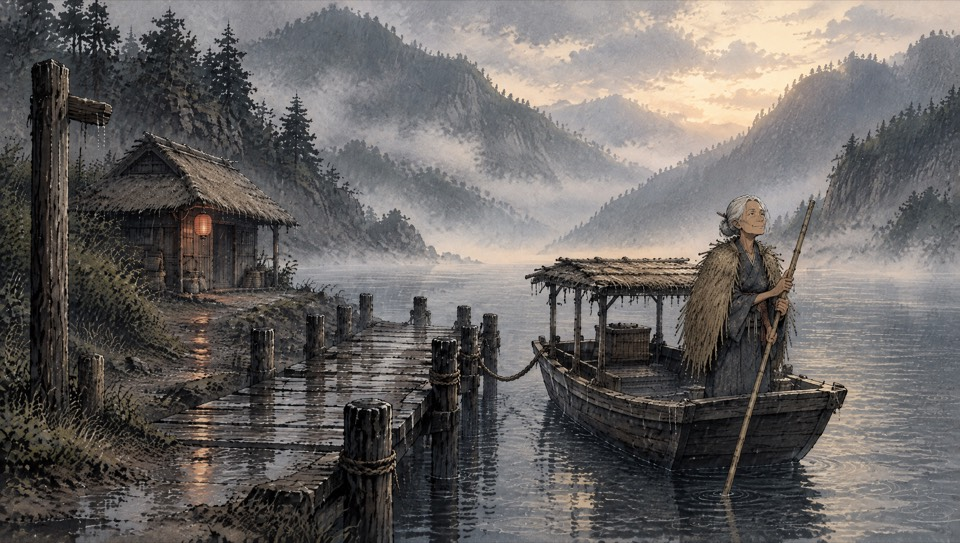
#> input picture films/rain-ferry/assets/ref/board.jpg, 960 x 543 px, given in place of f_0005.jpg, which was not available
$ python strip.py ../../../../films/rain-ferry/assets/ref/board.jpg 5 5 ../../../../films/rain-ferry/assets/ref/charge.jpg
#> lines starting #> are read from the running program, lines starting #| are printed output that depends on the picture; pictures that were not available may be replaced by others from this repository, and a replacement may not be noted
"""Make a labelled strip of consecutive frames: python strip.py <frames_dir> <f0> <f1> <out.jpg> [--w 450] [--cols 8]"""
import os
import sys

import cv2
import numpy as np


def main():
    src, f0, f1, out = sys.argv[1], int(sys.argv[2]), int(sys.argv[3]), sys.argv[4]
    w = int(sys.argv[sys.argv.index("--w") + 1]) if "--w" in sys.argv else 450
    cols = int(sys.argv[sys.argv.index("--cols") + 1]) if "--cols" in sys.argv else 8
    tiles = []
    for f in range(f0, f1 + 1):
        im = cv2.imread(os.path.join(src, f"f_{f:04d}.jpg"))
#> im is the input picture: shape (543, 960, 3); mean B, G, R 99, 100.9, 104.7
        if im is None:
            continue
        im = cv2.resize(im, (w, int(im.shape[0] * w / im.shape[1])), interpolation=cv2.INTER_AREA)
#> im: shape (254, 450, 3)
        cv2.putText(im, str(f), (8, 30), cv2.FONT_HERSHEY_SIMPLEX, 0.9, (0, 0, 0), 4, cv2.LINE_AA)
        cv2.putText(im, str(f), (8, 30), cv2.FONT_HERSHEY_SIMPLEX, 0.9, (0, 255, 255), 2, cv2.LINE_AA)
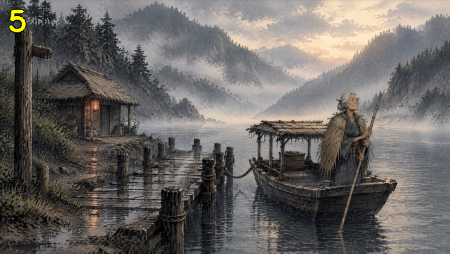
#> im: shape (254, 450, 3); mean B, G, R 98.9, 101.2, 105
        tiles.append(im)
    blank = np.zeros_like(tiles[0])
    while len(tiles) % cols:
        tiles.append(blank)
#> this loop made 7 passes
#> after the loop, tiles = 8 items
    rows = [np.hstack(tiles[i:i + cols]) for i in range(0, len(tiles), cols)]
#> rows = 1 item
    cv2.imwrite(out, np.vstack(rows), [cv2.IMWRITE_JPEG_QUALITY, 88])
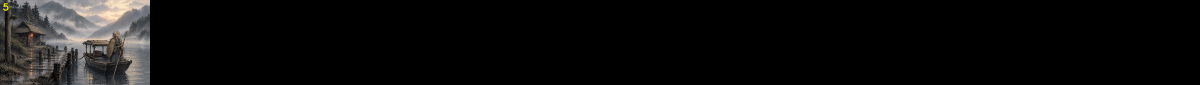
#> saved as charge.jpg: shape (254, 3600, 3) (shown at 1/3 size); mean B, G, R 12.4, 12.7, 13.1


if __name__ == "__main__":
    main()

$ run again, on films/rain-ferry/assets/ref/cross.jpg
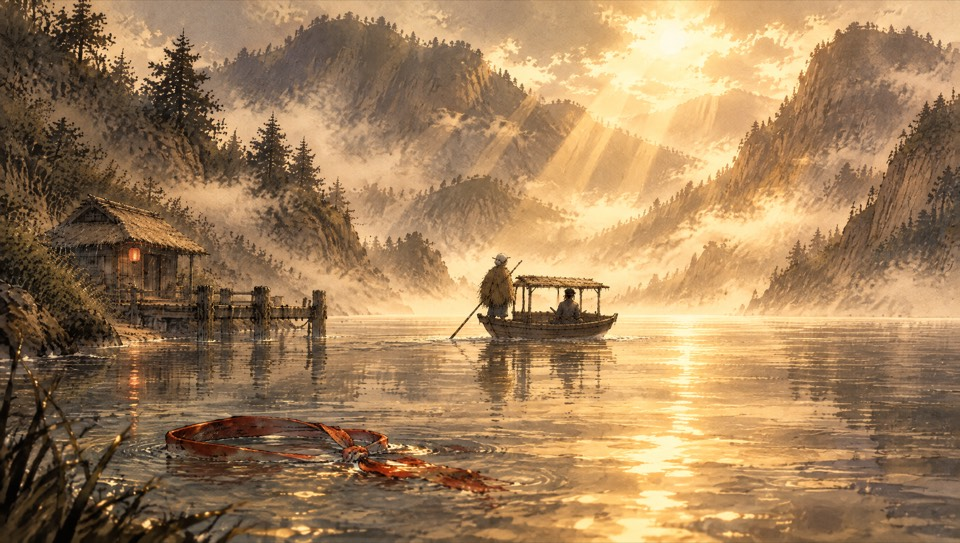
#> input picture films/rain-ferry/assets/ref/cross.jpg, 960 x 543 px, given in place of f_0005.jpg, which was not available
#> in main, im is the input picture: shape (543, 960, 3); mean B, G, R 91, 128.9, 161.7
#> in main, `cv2.putText(im, str(f), (8, 30), cv2.FONT_HERSHEY_SIMPLEX, 0.9, (0, 25..`:
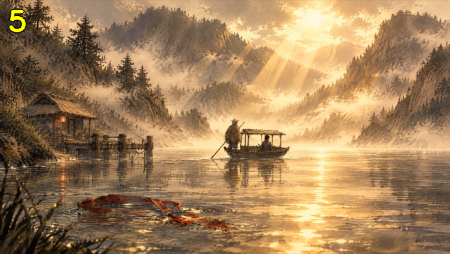
#> im: shape (254, 450, 3); mean B, G, R 90.9, 129.2, 162
#> the loop in main, `while len(tiles) % cols:` made 7 passes
#> after the loop in main, `while len(tiles) % cols:`: tiles = 8 items
#> rows = 1 item
#> in main, `cv2.imwrite(out, np.vstack(rows), [cv2.IMWRITE_JPEG_QUALITY, 88])`:
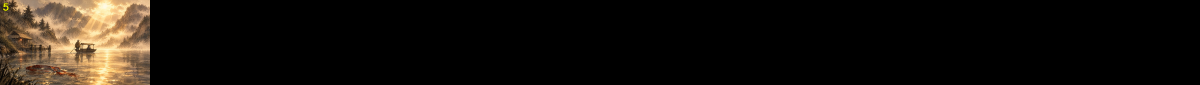
#> saved as cross.jpg: shape (254, 3600, 3) (shown at 1/3 size); mean B, G, R 11.4, 16.2, 20.2
